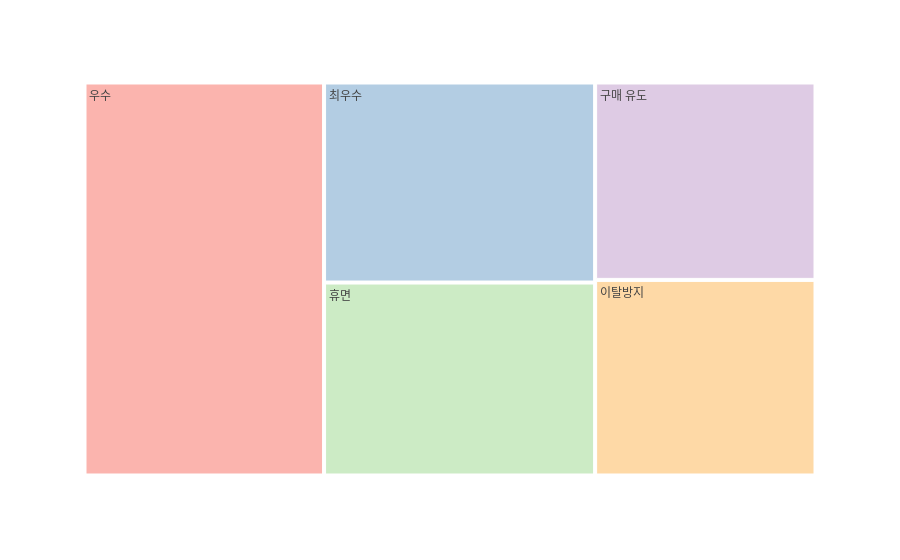

Notebook source saved alongside this figure:
### Markdown cell above
시각화

### Code cell
import plotly.express as px

fig = px.treemap(data_frame = rm_score, path = ['category'], values = 'customer_count', color_discrete_sequence = px.colors.qualitative.Pastel1)
fig.show()

### Figure 1 — Plotly figure (JSON) as saved in the notebook; plotly's stock layout.template omitted (floating-point values rounded to 4 significant figures)
{"data": [{"branchvalues": "total", "domain": {"x": [0, 1], "y": [0, 1]}, "hovertemplate": "labels=%{label}<br>customer_count=%{value}<br>parent=%{parent}<br>id=%{id}<extra></extra>", "ids": ["구매 유도", "우수", "이탈방지", "최우수", "휴면"], "labels": ["구매 유도", "우수", "이탈방지", "최우수", "휴면"], "name": "", "parents": ["", "", "", "", ""], "type": "treemap", "values": [657, 1422, 651, 819, 790]}], "layout": {"legend": {"tracegroupgap": 0}, "margin": {"t": 60}, "treemapcolorway": ["rgb(251,180,174)", "rgb(179,205,227)", "rgb(204,235,197)", "rgb(222,203,228)", "rgb(254,217,166)", "rgb(255,255,204)", "rgb(229,216,189)", "rgb(253,218,236)", "rgb(242,242,242)"]}}
